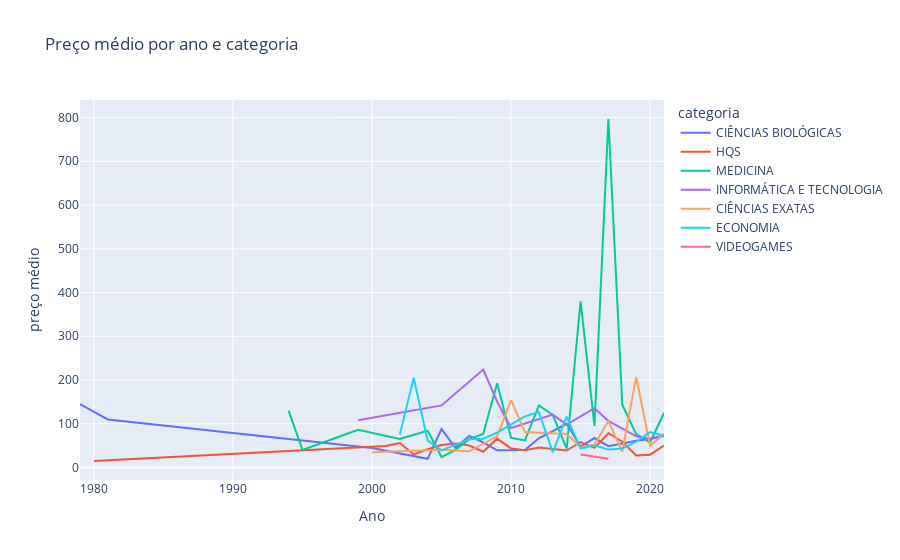

Notebook code for this chart:
### Markdown cell above
### Não parece haver uma tendência no preço médio, apesar de haver casos específicos que mostram que com o passar dos anos são publicados casos isolados mais caros que os demais

### Code cell
preco_medio_ano = df[df['categoria'].isin(cats)].groupby(by=['Ano','categoria'])['preço'].mean().reset_index(name='preço médio').rename(columns={'index':'Ano'})
fig = px.line(preco_medio_ano, x="Ano", y="preço médio", color='categoria', title='Preço médio por ano e categoria')
fig.show()

### Figure 1 — Plotly figure (JSON) as saved in the notebook; plotly's stock layout.template omitted (floating-point values rounded to 4 significant figures)
{"data": [{"hovertemplate": "categoria=CIÊNCIAS BIOLÓGICAS<br>Ano=%{x}<br>preço médio=%{y}<extra></extra>", "legendgroup": "CIÊNCIAS BIOLÓGICAS", "line": {"color": "#636efa", "dash": "solid"}, "mode": "lines", "name": "CIÊNCIAS BIOLÓGICAS", "orientation": "v", "showlegend": true, "type": "scatter", "x": [1979, 1981, 2000, 2004, 2005, 2006, 2007, 2008, 2009, 2011, 2012, 2014, 2015, 2016, 2017, 2019, 2020, 2021], "xaxis": "x", "y": [145, 109.9, 44.45, 19.9, 87.9, 44.9, 72, 57.4, 39.45, 39.9, 66.72, 99.9, 48, 67.4, 48.68, 60.95, 64.9, 72.26], "yaxis": "y"}, {"hovertemplate": "categoria=HQS<br>Ano=%{x}<br>preço médio=%{y}<extra></extra>", "legendgroup": "HQS", "line": {"color": "#EF553B", "dash": "solid"}, "mode": "lines", "name": "HQS", "orientation": "v", "showlegend": true, "type": "scatter", "x": [1980, 2001, 2002, 2003, 2004, 2005, 2006, 2007, 2008, 2009, 2010, 2011, 2012, 2013, 2014, 2015, 2016, 2017, 2018, 2019, 2020, 2021], "xaxis": "x", "y": [14.9, 49, 56, 29.9, 41.8, 51.6, 55.15, 50.27, 36, 65.97, 43.62, 39.62, 45.9, 41.68, 38.93, 58.3, 44.79, 78.34, 58.9, 27.44, 29.34, 49.95], "yaxis": "y"}, {"hovertemplate": "categoria=MEDICINA<br>Ano=%{x}<br>preço médio=%{y}<extra></extra>", "legendgroup": "MEDICINA", "line": {"color": "#00cc96", "dash": "solid"}, "mode": "lines", "name": "MEDICINA", "orientation": "v", "showlegend": true, "type": "scatter", "x": [1994, 1995, 1999, 2002, 2004, 2005, 2006, 2007, 2008, 2009, 2010, 2011, 2012, 2013, 2014, 2015, 2016, 2017, 2018, 2019, 2020, 2021], "xaxis": "x", "y": [129.9, 40, 86.4, 65, 83.97, 23.9, 40.5, 64.9, 76.5, 192.4, 67.83, 61.97, 141.7, 120.4, 42.95, 380, 95.22, 796.6, 143.4, 76.12, 57.66, 125.0], "yaxis": "y"}, {"hovertemplate": "categoria=INFORMÁTICA E TECNOLOGIA<br>Ano=%{x}<br>preço médio=%{y}<extra></extra>", "legendgroup": "INFORMÁTICA E TECNOLOGIA", "line": {"color": "#ab63fa", "dash": "solid"}, "mode": "lines", "name": "INFORMÁTICA E TECNOLOGIA", "orientation": "v", "showlegend": true, "type": "scatter", "x": [1999, 2005, 2008, 2009, 2010, 2013, 2014, 2016, 2017, 2019, 2020, 2021], "xaxis": "x", "y": [108, 141.9, 224, 150.5, 90.5, 121.0, 98, 135.7, 106.5, 71.15, 65.9, 73.84], "yaxis": "y"}, {"hovertemplate": "categoria=CIÊNCIAS EXATAS<br>Ano=%{x}<br>preço médio=%{y}<extra></extra>", "legendgroup": "CIÊNCIAS EXATAS", "line": {"color": "#FFA15A", "dash": "solid"}, "mode": "lines", "name": "CIÊNCIAS EXATAS", "orientation": "v", "showlegend": true, "type": "scatter", "x": [2000, 2005, 2007, 2009, 2010, 2011, 2014, 2015, 2016, 2017, 2018, 2019, 2020, 2021], "xaxis": "x", "y": [34.9, 40.5, 37, 71.4, 153.9, 81, 76.45, 46.4, 51.95, 106.6, 35.93, 206.9, 49.71, 77.29], "yaxis": "y"}, {"hovertemplate": "categoria=ECONOMIA<br>Ano=%{x}<br>preço médio=%{y}<extra></extra>", "legendgroup": "ECONOMIA", "line": {"color": "#19d3f3", "dash": "solid"}, "mode": "lines", "name": "ECONOMIA", "orientation": "v", "showlegend": true, "type": "scatter", "x": [2002, 2003, 2004, 2005, 2007, 2008, 2009, 2011, 2012, 2013, 2014, 2015, 2016, 2017, 2018, 2019, 2020, 2021], "xaxis": "x", "y": [75.2, 205, 62.2, 39, 64.9, 65.95, 79.9, 117, 127, 34.9, 116.3, 43.31, 50.9, 40.97, 43.38, 58.95, 80.93, 72.29], "yaxis": "y"}, {"hovertemplate": "categoria=VIDEOGAMES<br>Ano=%{x}<br>preço médio=%{y}<extra></extra>", "legendgroup": "VIDEOGAMES", "line": {"color": "#FF6692", "dash": "solid"}, "mode": "lines", "name": "VIDEOGAMES", "orientation": "v", "showlegend": true, "type": "scatter", "x": [2015, 2017], "xaxis": "x", "y": [29.9, 19.95], "yaxis": "y"}], "layout": {"legend": {"title": {"text": "categoria"}, "tracegroupgap": 0}, "title": {"text": "Preço médio por ano e categoria"}, "xaxis": {"anchor": "y", "domain": [0, 1], "title": {"text": "Ano"}}, "yaxis": {"anchor": "x", "domain": [0, 1], "title": {"text": "preço médio"}}}}
